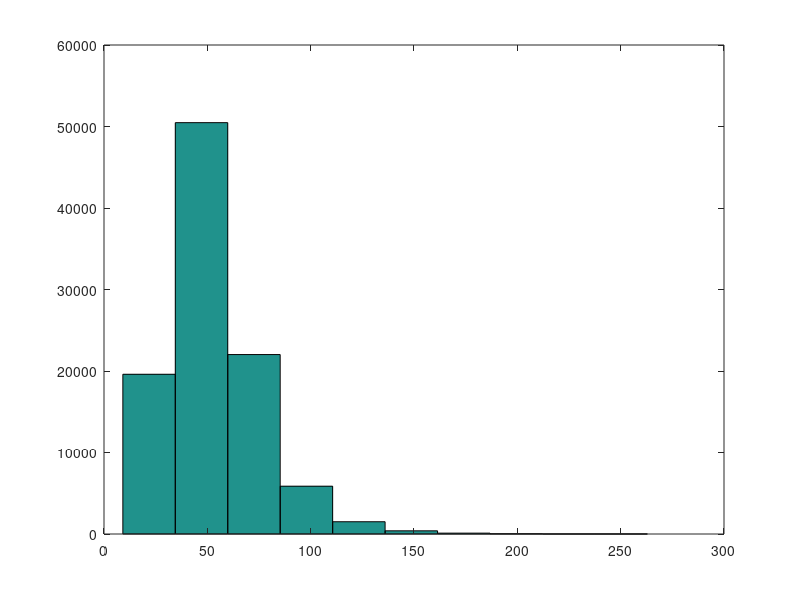

MATLAB code to generate this figure: (Note: this script raises an error after producing the figure.)
%% counting example 
format long
for i = 1:100
   a(i) = sum(randn(1000,1)>=3)/100;
end
meanMC  = mean(a)
varMC   = var(a)

%% IS
for j = 1:100
   N = 100;
   x = randn (N,1) + 4;
     for ii = 1:N
         h = x(ii)>=3;
         b = exp(8-4*x(ii));
         w(ii) = h*b;
     end
  I(j) = sum(w)/N;
end
MEAN = mean(I)
VAR = var(I)
%% IS with pdf

for j = 1:100
   N = 100;
   x = randn (N,1) + 4;
     for ii = 1:N
         h = x(ii)>=3;
         b = normpdf(x(ii),0,1)/normpdf(x(ii),4,1);
         w(ii) = h*b;
     end
  I(j) = sum(w)/N;
end
MEAN = mean(I)
VAR = var(I)



%% pricing example
S0 =50;       % Price of underlying today
X = 80;       % Strike at expiry
sigma = 0.4;    % expected vol.
r = 0.05;     % Risk free rate
dt = 1/1000;   % time steps
T = 1; % years to expiry
simN = 100000;
E = exp(r*T);


N=T/dt;
% deep out of money option price matrix
dt = dt*N;
alpha = (r- sigma^2/2)*dt;
beta = (log(X/S0)/T -sigma^2/2)*dt;
sig=sigma*dt^0.5;
Z_Random = normrnd(0,1,[simN,1]);

A1 = S0*exp(alpha + sig*Z_Random);

hist(A1)
A1_payoff = zeros(simN,1);
for i = 1: simN
    A1_payoff(i) = max(A1(i)-X,0);
end 
[Price, VarPrice, CI] = normfit(A1_payoff)

%%%%IS
A2 = S0*exp(beta + sig*Z_Random);

% histogram(A2,50)
% hold on 
% histogram(A1,50)
% hold off

% get h(x) and ratio = f(x)/g(x) and f and g are pdf of norm

A2_payoff = zeros(simN,1);
for i = 1: simN
    A2_payoff(i) = max(A2(i)-X,0);
end 
%% check the distribution
Es = S0*exp((beta+sigma^2/2)*T)
mu = log(X/S0)/T;
Es2 = S0*exp(mu*T)
Evar= S0^2*exp(2*mu*T)*(exp(sigma^2*T)-1)
var(A2)
%[Price, VarPrice, CI] = normfit(A2)
%ratio 


%%%%%
%%
mu1 = 50 ; sigma1 = 20;
mu2 = 80 ; sigma2 = 25;
N=2000
X1 = 50+ sigma1 * randn(N,1);
K=80
for j = 1:100
   N = 100;
   x = mu2 + sigma2*randn(N,1);
     for ii = 1:N
         h = x(ii)>=K;
         b = normpdf(x(ii),mu1,sigma1)/normpdf(x(ii),mu2,sigma2);
         B(ii)=b;
         w(ii) = h*b;
     end
  I(j) = sum(w)/N;
end
MEAN = mean(I)
mean2 = mean(X1>K)
VAR = var(I)
VAR2 = var(X1>K)
%% apply on pricing

mu_f = mean(A1); var_f = var(A1)^0.5;
mu_g = mean(A2); var_g = var(A2)^0.5;


K=80
for j = 1:100
   N = 1000;
   x = mu_g + var_g*randn(N,1);
     for ii = 1:N
         h = max(x(ii)-K,0);
         b = normpdf(x(ii),mu_f,var_f)/normpdf(x(ii),mu_g,var_g);
         B(ii)=b;
         w(ii) = h*b;
     end
  I(j) = sum(w)/N;
end

mean(I)
mean(max(A1-K,0))